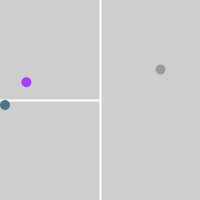
Frame 1 (no input)
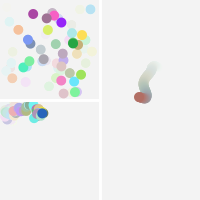
Frame 60 (the mouse pressed at the canvas centre just before this capture)
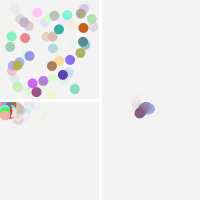
Frame 120 (the mouse held since frame 60 and released just before this capture)

The Processing sketch that drew these frames (run headless with seeded random() and noise(); from frame 60 on, the mouse is pressed at the canvas centre):

// Processing sketch: processing_20116
// ── processing_20116.pde


float x,x2,x3;
float y,y2,y3;
float r, g, b;

void setup ( ) {
  size(200,200) ;
  smooth();
  noStroke();
}


void draw() {
  
  fill(255,255,255,10);
  rect(0,0,width,height);
  
  // LIGNES SEPARATRICES
  stroke(255);
  strokeWeight(2);
  line(0,height/2,width/2,height/2);
  line(width/2,0,width/2,height);
  noStroke();
  
  // COIN HAUT GAUCHE
  r = random(0,255);
  g = random(0,255);
  b = random(0,255);
  fill( r , g , b );
  
  x = random ( 5 , width/2 - 5);
  y = random ( 5 , height/2 - 5);

  ellipse(x,y,10,10);
  
  // COTE DROIT
  r = noise(frameCount * 0.03) * 255;
  g = noise(frameCount * 0.006) * 255;
  b = noise(frameCount * 0.02) * 255;
  fill( r , g , b );
 
  x2 = ( noise(frameCount * 0.01) * width/2 ) + width/2;
  y2 = noise(frameCount * 0.01 + 30) * height;

  ellipse(x2,y2,10,10);
  
  // COIN BAS GAUCHE
  r = random(0,255);
  g = random(0,255);
  b = random(0,255);
  fill( r , g , b );
  
  x3 = x3 + random(-5,5);
  y3 = y3 + random(-5,5);
  x3 = constrain(x3,5,width/2 - 5);
  y3 = constrain(y3,height/2 + 5,height - 5);

  ellipse(x3,y3,10,10);
  
}
